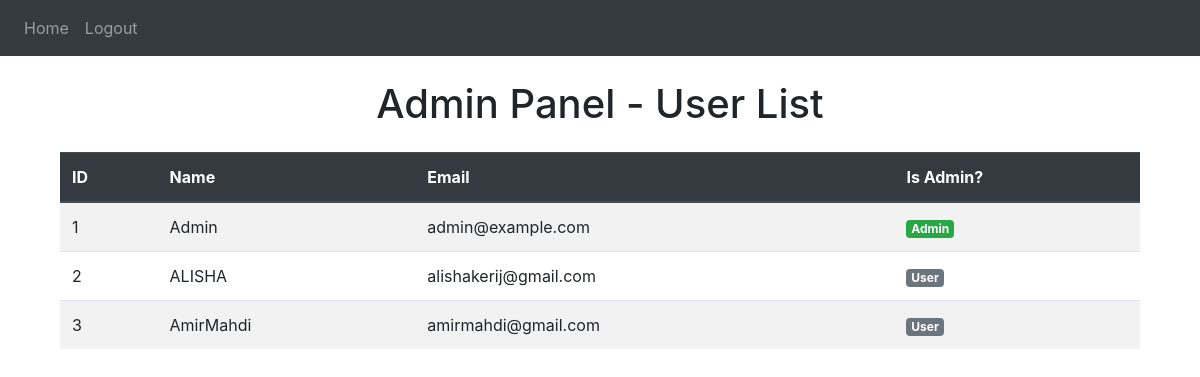
The page /admin on the database its author committed.
### website/models.py (models this page shows)
class User(db.Model,UserMixin):
    id = db.Column(db.Integer, primary_key=True)
    email = db.Column(db.String(100), nullable=False, unique=True)
    password = db.Column(db.String(100), nullable=False)
    name = db.Column(db.String(100), nullable=False)
    token = db.Column(db.String(500), nullable=True)
    is_admin = db.Column(db.Boolean, default=False)
    notes = db.relationship('Note')

### website/views.py (the view)
@views.route('/admin')
@limiter.exempt
def admin_panel():
    token = request.cookies.get('token')
    user = User.query.filter_by(token=token).first()
    if not user or not user.is_admin:
        flash('Access denied.', category='error')
        return redirect(url_for('views.home'))
    users = User.query.all()
    return render_template('admin.html', users=users, user=user)

### website/templates/admin.html (shortened to what this page needs)
{% extends "base.html" %}
{% block content %}
<div class="container mt-4">
  <h1 class="text-center">Admin Panel - User List</h1>
  <table class="table table-striped mt-4">
    <thead class="thead-dark">
      <tr>
        <th>ID</th>
        <th>Name</th>
        <th>Email</th>
        <th>Is Admin?</th>
      </tr>
    </thead>
    <tbody>
      {% for user in users %}
      <tr>
        <td>{{ user.id }}</td>
        <td>{{ user.name }}</td>
        <td>{{ user.email }}</td>
        <td>
          {% if user.is_admin %}
            <span class="badge badge-success">Admin</span>
          {% else %}
            <span class="badge badge-secondary">User</span>
          {% endif %}
        </td>
      </tr>
      {% endfor %}
    </tbody>
  </table>
</div>
{% endblock %}

### website/templates/base.html (shortened to what this page needs)
<!DOCTYPE html>
<html>
<head>
  <link rel="stylesheet" href="https://stackpath.bootstrapcdn.com/bootstrap/4.4.1/css/bootstrap.min.css"
 />
  <link rel="stylesheet" href="https://stackpath.bootstrapcdn.com/font-awesome/4.7.0/css/font-awesome.min.css"
 />
</head>
<body>
  <nav class="navbar navbar-expand-lg navbar-dark bg-dark">
    <div class="collapse navbar-collapse" id="navbar">
      <div class="navbar-nav">
        {% if user.is_authenticated %}
        <a class="nav-item nav-link" id="home" href="/">Home</a>
        <a class="nav-item nav-link" id="logout" href="/logout">Logout</a>
        {% else %}
        <a class="nav-item nav-link" id="login" href="/login">Login</a>
        <a class="nav-item nav-link" id="signUp" href="/sign-up">Sign Up</a>
        {% endif %}
      </div>
    </div>
  </nav>
  <div class="container">{% block content %} {% endblock %}</div>
</body>
</html>

### rows shown on the page
User: id "1", name "Admin", email "admin@example.com", is_admin "Admin"
User: id "2", name "ALISHA", email "alishakerij@gmail.com", is_admin "User"
User: id "3", name "AmirMahdi", email "amirmahdi@gmail.com", is_admin "User"
